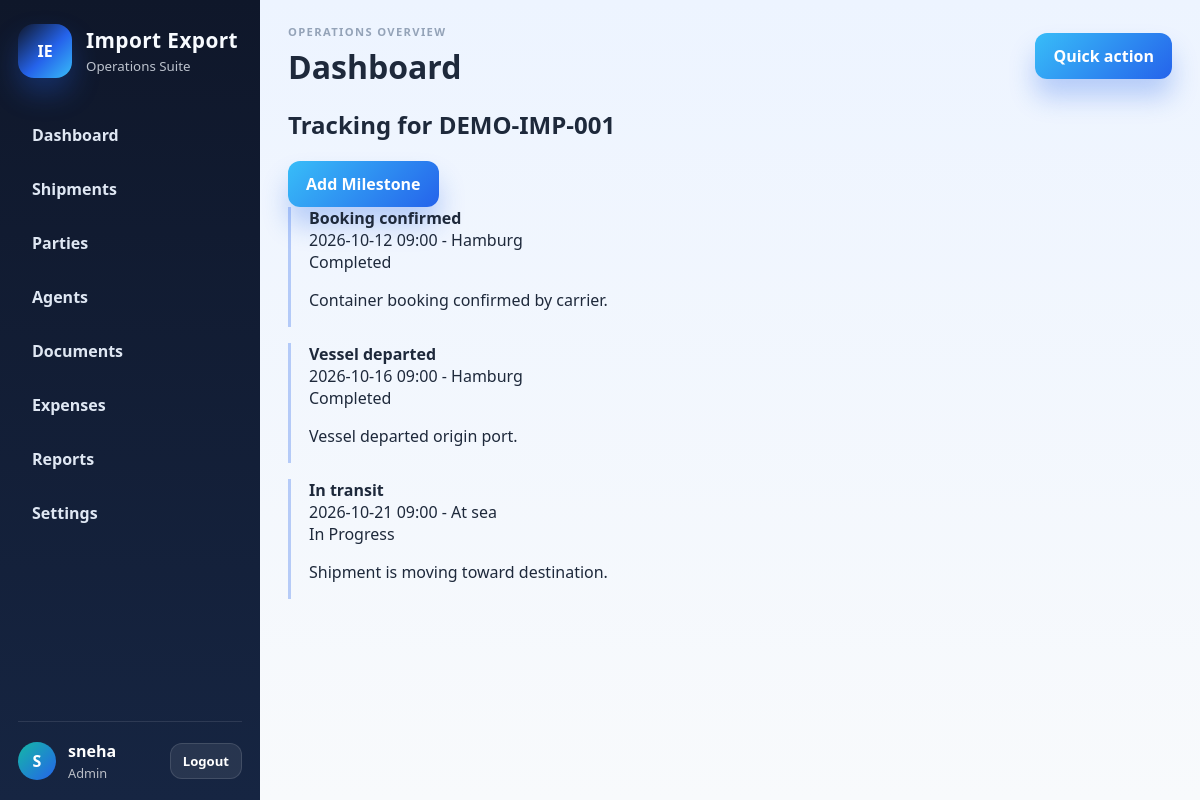
/tracking/1 (signed in), run on the app's committed database.
### tables this page shows
CREATE TABLE users (
        id INTEGER PRIMARY KEY AUTOINCREMENT,
        username TEXT NOT NULL UNIQUE,
        password_hash TEXT NOT NULL,
        role TEXT NOT NULL CHECK(role IN ('admin', 'staff')),
        full_name TEXT,
        created_at TEXT NOT NULL DEFAULT CURRENT_TIMESTAMP
    );

CREATE TABLE shipments (
        id INTEGER PRIMARY KEY AUTOINCREMENT,
        reference_no TEXT NOT NULL UNIQUE,
        shipment_type TEXT NOT NULL CHECK(shipment_type IN ('Import', 'Export')),
        product_description TEXT NOT NULL,
        importer_id INTEGER,
        exporter_id INTEGER,
        origin_country TEXT,
        destination_country TEXT,
        origin_port TEXT,
        destination_port TEXT,
        hs_code TEXT,
        quantity REAL,
        unit TEXT,
        invoice_value REAL,
        currency TEXT,
        exchange_rate REAL,
        invoice_no TEXT,
        invoice_date TEXT,
        shipment_date TEXT,
        expected_arrival TEXT,
        actual_arrival TEXT,
        container_no TEXT,
        bl_awb_no TEXT,
        transport_mode TEXT,
        carrier TEXT,
        agent_id INTEGER,
        assigned_staff TEXT,
        shipment_status TEXT NOT NULL DEFAULT 'Pending',
        notes TEXT,
        created_at TEXT NOT NULL DEFAULT CURRENT_TIMESTAMP,
        updated_at TEXT NOT NULL DEFAULT CURRENT_TIMESTAMP,
        FOREIGN KEY (importer_id) REFERENCES parties(id),
        FOREIGN KEY (exporter_id) REFERENCES parties(id),
        FOREIGN KEY (agent_id) REFERENCES agents(id)
    );

CREATE TABLE tracking_milestones (
        id INTEGER PRIMARY KEY AUTOINCREMENT,
        shipment_id INTEGER NOT NULL,
        milestone TEXT NOT NULL,
        milestone_date TEXT NOT NULL,
        location TEXT,
        status TEXT,
        remarks TEXT,
        user_id INTEGER,
        created_at TEXT NOT NULL DEFAULT CURRENT_TIMESTAMP,
        FOREIGN KEY (shipment_id) REFERENCES shipments(id) ON DELETE CASCADE,
        FOREIGN KEY (user_id) REFERENCES users(id)
    );

### app/routes/tracking.py (the view)
@tracking_bp.route('/tracking/<int:shipment_id>')
@login_required
def shipment_tracking(shipment_id):
    db = get_db()
    shipment = db.execute('SELECT * FROM shipments WHERE id = ?', (shipment_id,)).fetchone()
    if not shipment:
        flash('Shipment not found.', 'error')
        return redirect('/shipments')
    rows = db.execute('''
        SELECT t.*, u.username AS user_name
        FROM tracking_milestones t
        LEFT JOIN users u ON u.id = t.user_id
        WHERE t.shipment_id = ?
        ORDER BY t.milestone_date ASC
    ''', (shipment_id,)).fetchall()
    return render_template('tracking/list.html', shipment=shipment, rows=rows)

### app/db.py (called while the page is built)
def get_db():
    if 'db' not in g:
        conn = sqlite3.connect(current_app.config['DATABASE_PATH'])
        conn.row_factory = sqlite3.Row
        conn.execute('PRAGMA foreign_keys = ON')
        g.db = conn
    return g.db

### app/templates/tracking/list.html (shortened to what this page needs)
{% extends 'base.html' %}
{% block content %}
<h2>Tracking for {{ shipment.reference_no }}</h2>
<a href="/tracking/{{ shipment.id }}/new" class="btn btn-primary">Add Milestone</a>
<ul class="timeline">
    {% for row in rows %}
    <li>
        <strong>{{ row.milestone }}</strong>
        <div>{{ row.milestone_date }} - {{ row.location or 'N/A' }}</div>
        <div>{{ row.status }}</div>
        <p>{{ row.remarks }}</p>
    </li>
    {% endfor %}
</ul>
{% endblock %}

### app/templates/base.html (shortened to what this page needs)
<!DOCTYPE html>
<html lang="en">
<head>
    <link rel="stylesheet" href="{{ url_for('static', filename='css/style.css') }}">
</head>
<body>
    {% if session.get('user_id') %}
    <div class="app-shell">
        <aside class="sidebar">
            <div class="brand-wrap">
                <div class="brand-mark">IE</div>
                <div>
                    <div class="brand-name">Import Export</div>
                    <small>Operations Suite</small>
                </div>
            </div>
            <nav class="sidebar-nav">
                <a href="/dashboard" class="nav-item">Dashboard</a>
                <a href="/shipments" class="nav-item">Shipments</a>
                <a href="/parties" class="nav-item">Parties</a>
                <a href="/agents" class="nav-item">Agents</a>
                <a href="/documents" class="nav-item">Documents</a>
                <a href="/expenses" class="nav-item">Expenses</a>
                <a href="/reports" class="nav-item">Reports</a>
                <a href="/settings" class="nav-item">Settings</a>
            </nav>
            <div class="user-box">
                <div class="user-avatar">{{ session.get('username')[0].upper() }}</div>
                <div class="user-meta">
                    <strong>{{ session.get('username') }}</strong>
                    <span>{{ session.get('role') | title }}</span>
                </div>
                <form method="post" action="/logout">
                    <button type="submit" class="btn btn-secondary btn-small">Logout</button>
                </form>
            </div>
        </aside>
        <main class="main-panel">
            <header class="topbar">
                <div>
                    <p class="eyebrow">Operations overview</p>
                    <h1>{% block page_title %}Dashboard{% endblock %}</h1>
                </div>
                <div class="topbar-actions">
                    <button type="button" class="btn btn-primary">Quick action</button>
                </div>
            </header>
            {% block content %}{% endblock %}
        </main>
    </div>
    {% else %}
        {% block auth_content %}{% endblock %}
    {% endif %}
</body>
</html>

### app/static/css/style.css (style rules this page uses)
:root { --navy-900: #0f172a; --navy-800: #162542; --navy-700: #1d3a5f; --blue-500: #2563eb; --blue-600: #1d4ed8; --teal-500: #14b8a6; --green-500: #22c55e; --gold-500: #f59e0b; --purple-500: #8b5cf6; --slate-50: #f8fafc; --slate-100: #eef2f7; --slate-200: #dfe7f1; --slate-400: #94a3b8; --slate-600: #475569; --slate-800: #1e293b; --danger-100: #fee2e2; --danger-700: #b91c1c; --success-100: #dcfce7; --success-700: #166534; }
* { box-sizing: border-box; }
body { margin: 0; font-family: "Segoe UI", Tahoma, Geneva, Verdana, sans-serif; background: linear-gradient(180deg, #edf4ff 0%, #f8fafc 100%); color: var(--slate-800); }
a { color: var(--blue-600); text-decoration: none; }
button, input, select, textarea { font: inherit; }
.brand-wrap { display: flex; align-items: center; gap: 14px; margin-bottom: 18px; }
.brand-mark { width: 54px; height: 54px; border-radius: 16px; background: linear-gradient(135deg, #0f172a, #2563eb 55%, #38bdf8); display: grid; place-items: center; font-weight: 800; color: #fff; box-shadow: 0 15px 28px rgba(37,99,235,0.3); }
.brand-name { font-size: 1.3rem; font-weight: 800; color: #f8fbff; letter-spacing: 0.02em; }
.brand-wrap small { color: rgba(226, 232, 240, 0.82); }
button, .btn { display: inline-flex; align-items: center; justify-content: center; border: none; border-radius: 12px; padding: 12px 18px; font-weight: 700; cursor: pointer; transition: transform 0.2s ease, box-shadow 0.2s ease; }
.btn-primary { background: linear-gradient(135deg, #38bdf8, #2563eb); color: white; box-shadow: 0 18px 26px rgba(37,99,235,0.28); }
.btn-secondary { background: rgba(255,255,255,0.08); color: #fff; border: 1px solid rgba(255,255,255,0.12); }
.btn-small { padding: 8px 12px; font-size: 0.82rem; }
.app-shell { display: flex; min-height: 100vh; }
.sidebar { width: 260px; background: linear-gradient(180deg, var(--navy-900), var(--navy-800)); color: white; padding: 24px 18px 18px; display: flex; flex-direction: column; gap: 16px; }
.sidebar-nav { display: grid; gap: 8px; }
.nav-item { padding: 12px 14px; border-radius: 12px; color: #dfe7f3; font-weight: 600; transition: background 0.2s ease; }
.user-box { margin-top: auto; padding-top: 18px; display: flex; align-items: center; gap: 12px; border-top: 1px solid rgba(255,255,255,0.1); }
.user-avatar { width: 38px; height: 38px; border-radius: 50%; background: linear-gradient(135deg, var(--teal-500), var(--blue-500)); display: grid; place-items: center; font-weight: 700; }
.user-meta { flex: 1; display: grid; gap: 2px; }
.user-meta span { font-size: 0.8rem; color: rgba(255,255,255,0.7); }
.main-panel { flex: 1; padding: 24px 28px 34px; }
.topbar { display: flex; align-items: center; justify-content: space-between; margin-bottom: 18px; gap: 12px; }
.eyebrow { margin: 0 0 6px; text-transform: uppercase; letter-spacing: 0.12em; font-size: 0.7rem; font-weight: 700; color: var(--slate-400); }
.topbar h1 { margin: 0; font-size: 2rem; color: var(--slate-800); }
.timeline { list-style: none; margin: 0; padding: 0; display: grid; gap: 16px; }
.timeline li { border-left: 3px solid rgba(37,99,235,0.3); padding-left: 18px; }

### data on the page
users: get "Admin"
shipments: reference_no "DEMO-IMP-001"
tracking_milestones: milestone "Booking confirmed", milestone_date "2026-10-12 09:00", location "Hamburg", status "Completed", remarks "Container booking confirmed by carrier."
tracking_milestones: milestone "Vessel departed", milestone_date "2026-10-16 09:00", location "Hamburg", status "Completed", remarks "Vessel departed origin port."
tracking_milestones: milestone "In transit", milestone_date "2026-10-21 09:00", location "At sea", status "In Progress", remarks "Shipment is moving toward destination."

### other printed values
{{ session.get('username')[0].upper() }} "S"
{{ session.get('username') }} "sneha"
